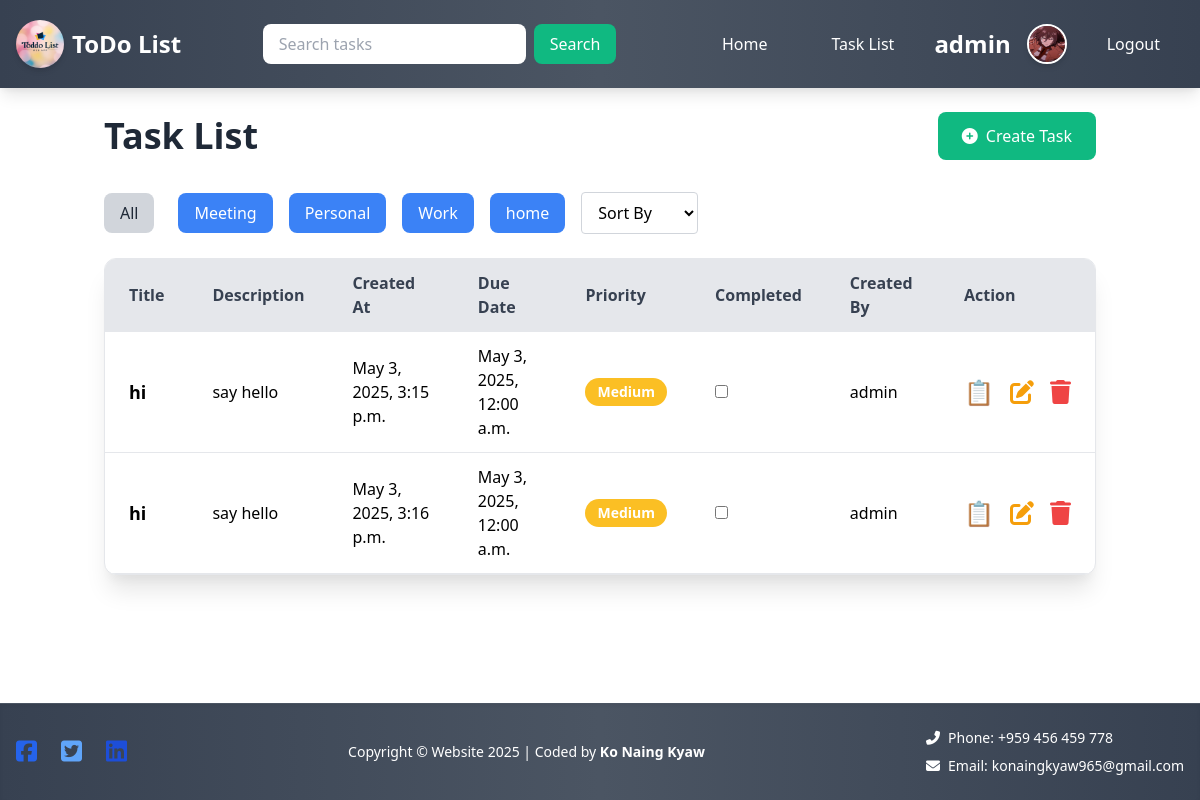
Page /task_list/?category=2 (signed in) on the earlier database version.
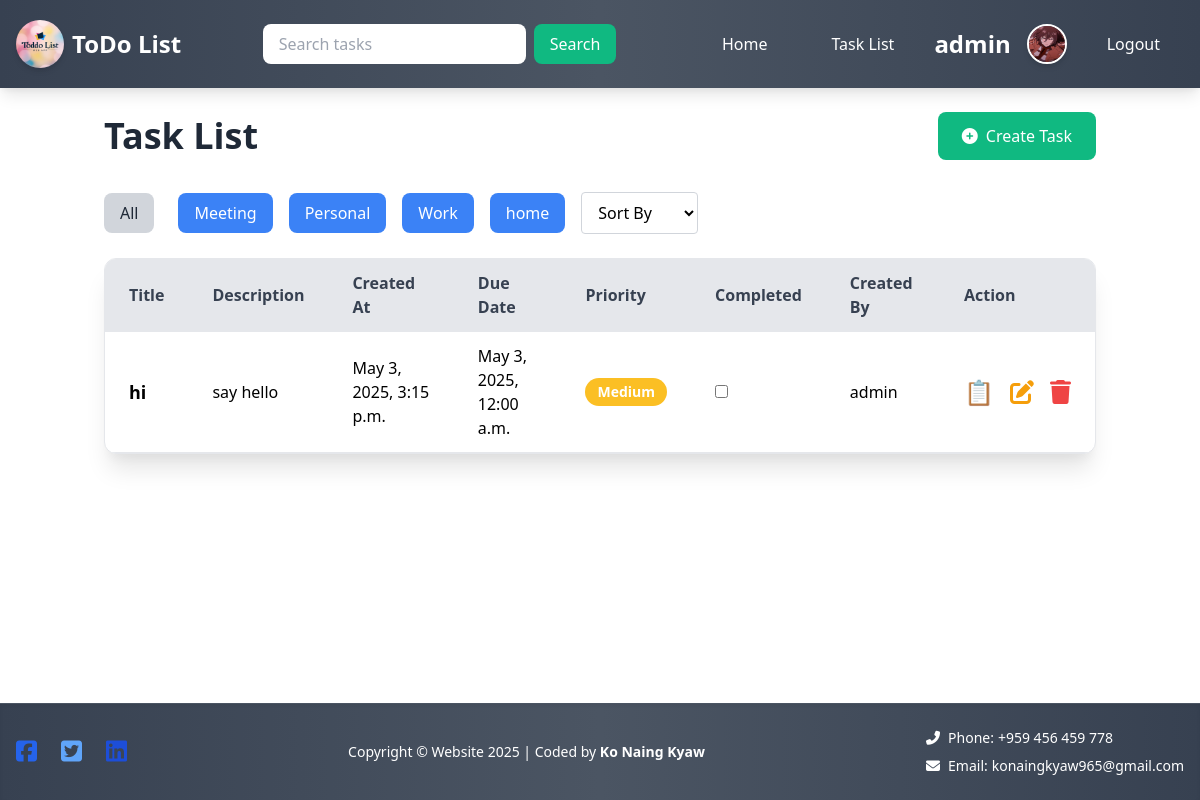
Same page on the later database version.
### myapp/models.py (models this page shows, shortened)
class Category(models.Model):
    name = models.CharField(max_length=100)
    user = models.ForeignKey(User, on_delete=models.CASCADE)
    class Meta:
        unique_together = ('user', 'name')

class Task(models.Model):
    PRIORITY_CHOICES = [
        ('High', 'High'),
        ('Medium', 'Medium'),
        ('Low', 'Low'),
    ]
    RECURRENCE_CHOICES = [
        ('none', 'None'),
        ('daily', 'Daily'),
        ('weekly', 'Weekly'),
        ('monthly', 'Monthly'),
    ]
    user = models.ForeignKey(User, on_delete=models.CASCADE, null=True)
    shared_users = models.ManyToManyField(User, related_name='shared_tasks', blank=True)
    title = models.CharField(max_length=200)
    description = models.TextField(blank=True, null=True)
    created_at = models.DateTimeField(auto_now_add=True)
    due_date = models.DateTimeField(null=True, blank=True)
    is_completed = models.BooleanField(default=False)
    category = models.ForeignKey(
        Category,
        on_delete=models.SET_NULL,
        null=True,
        blank=True
    )
    priority = models.CharField(max_length=10, choices=PRIORITY_CHOICES, default='Medium')
    reminder = models.DateTimeField(null=True, blank=True)
    recurrence = models.CharField(max_length=10, choices=RECURRENCE_CHOICES, default='none')
    parent_task = models.ForeignKey('self', on_delete=models.CASCADE, null=True, blank=True, related_name='subtasks')

### myapp/views.py (the view)
# urls.py: path("task_list/", views.task_list, name="task_list"),  # Root URL is now task_list
def task_list(request):
    if not request.user.is_authenticated:
        return redirect("login")
    category_id = request.GET.get("category")
    sort_by = request.GET.get("sort_by")
    if category_id:
        tasks = Task.objects.filter(
            (models.Q(user=request.user) | models.Q(shared_users=request.user)),
            category_id=category_id
        ).distinct()
    else:
        tasks = Task.objects.filter(
            models.Q(user=request.user) | models.Q(shared_users=request.user)
        ).distinct()
    if sort_by == "priority":
        tasks = tasks.order_by('priority')
    elif sort_by == "due_date":
        tasks = tasks.order_by('due_date')
    else:
        tasks = tasks.order_by('created_at')
    categories = Category.objects.filter(user=request.user)
    if not tasks.exists():
        messages.info(request, "You have no tasks available. Please create a task.")
    return render(request, 'task_list.html', {
        'tasks': tasks,
        'categories': categories,
        'sort_by': sort_by,
    })

### myapp/context_processors.py (called while the page is built)
def profile_context(request):
    if request.user.is_authenticated:
        try:
            profile = Profile.objects.get(user=request.user)
        except Profile.DoesNotExist:
            profile = None
    else:
        profile = None
    return {'profile': profile}

### myapp/templates/task_list.html (shortened to what the changed rows need)
{% extends 'base.html' %}
{% block body %}
  {% load static %}
  <br />
  <div class="container mx-auto px-4">
    {% if user.is_authenticated %}
      <div class="flex justify-between items-center mb-8">
        <h1 class="text-4xl font-semibold text-gray-800 dark:text-white">
          Task List
        </h1>
      </div>
<div class="mb-6 flex items-center space-x-4">
  <a href="{% url 'task_list' %}" class="bg-gray-300 text-gray-800 px-4 py-2 rounded-lg mr-2 hover:bg-gray-400">
    All
  </a>
  {% for cat in categories %}
    <a href="{% url 'task_list' %}?category={{ cat.id }}" class="bg-blue-500 text-white px-4 py-2 rounded-lg mr-2 hover:bg-blue-600">
      {{ cat.name }}
    </a>
  {% endfor %}
  <select id="sort_by" name="sort_by" class="ml-auto bg-white border border-gray-300 rounded px-3 py-2 focus:outline-none focus:ring-2 focus:ring-blue-500">
    <option value="">Sort By</option>
  </select>
</div>
      <div class="overflow-x-auto bg-white dark:bg-gray-800 shadow-xl rounded-xl border border-gray-200 dark:border-gray-700">
        <table id="task-list" class="min-w-full table-auto rounded-lg overflow-hidden">
          <thead>
            <tr class="bg-gray-200 dark:bg-gray-700 text-gray-700 dark:text-white">
              <th class="py-3 px-6 text-left border-b" data-label="Title">Title</th>
              <th class="py-3 px-6 text-left border-b" data-label="Description">Description</th>
              <th class="py-3 px-6 text-left border-b" data-label="Created At">Created At</th>
              <th class="py-3 px-6 text-left border-b" data-label="Due Date">Due Date</th>
              <th class="py-3 px-6 text-left border-b" data-label="Priority">Priority</th>
              <th class="py-3 px-6 text-left border-b" data-label="Completed">Completed</th>
              <th class="py-3 px-6 text-left border-b" data-label="Created By">Created By</th>
              <th class="py-3 px-6 text-left border-b" data-label="Action">Action</th>
            </tr>
          </thead>
          <tbody>
          {% if tasks %}
            {% for task in tasks %}
              <tr class="task-item border-b hover:bg-gray-50 dark:hover:bg-gray-700" draggable="true">
                <td class="py-3 px-6 text-lg font-semibold" data-label="Title">{{ task.title }}</td>
                <td class="py-3 px-6" data-label="Description">{{ task.description }}</td>
                <td class="py-3 px-6" data-label="Created At">{{ task.created_at|date:"F j, Y, g:i a" }}</td>
                <td class="py-3 px-6" data-label="Due Date">{{ task.due_date|date:"F j, Y, g:i a" }}</td>
                <td class="py-3 px-6" data-label="Priority">
                  {% if task.priority == "High" %}
                    <span class="inline-block bg-red-500 text-white px-3 py-1 rounded-full text-sm font-semibold">High</span>
                  {% elif task.priority == "Medium" %}
                    <span class="inline-block bg-yellow-400 text-white px-3 py-1 rounded-full text-sm font-semibold">Medium</span>
                  {% else %}
                    <span class="inline-block bg-green-500 text-white px-3 py-1 rounded-full text-sm font-semibold">Low</span>
                  {% endif %}
                </td>
                <td class="py-3 px-6" data-label="Completed">
                  {% if task.user == request.user %}
                    <input type="checkbox" class="task-completed-checkbox" data-task-id="{{ task.id }}" {% if task.is_completed %}checked{% endif %}>
                  {% else %}
                    {% if task.is_completed %}
                      <span class="inline-block bg-green-600 text-white px-3 py-1 rounded-full text-sm font-semibold">Yes</span>
                    {% else %}
                      <span class="inline-block bg-gray-400 text-white px-3 py-1 rounded-full text-sm font-semibold">No</span>
                    {% endif %}
                  {% endif %}
                </td>
                <td class="py-3 px-6" data-label="Created By">{{ task.user.username }}</td>
                <td class="py-3 px-6" data-label="Action">
                  <div class="flex items-center space-x-4 text-2xl">
                    <a href="{% url 'task_detail' task.id %}" class="text-blue-500 hover:underline">📋</a>
                    <a href="{% url 'task_update' task.id %}" class="text-yellow-500 hover:underline"><i class="fa-solid fa-pen-to-square"></i></a>
                    {% if task.user == request.user %}
                      <form action="{% url 'delete_task' task.id %}" method="post" class="inline-block">
                        <button type="submit" class="text-red-500 hover:underline bg-transparent border-none"><i class="fa-solid fa-trash"></i></button>
                      </form>
                    {% endif %}
                  </div>
                </td>
              </tr>
            {% endfor %}
          {% else %}
            <tr>
              <td colspan="8" class="text-center py-4">No tasks available.</td>
            </tr>
          {% endif %}
        </tbody>
      </table>
      </div>
    {% endif %}
  </div>
  <br><br>
{% endblock %}

Differences in the rows shown:
removed Task: title "hi", description "say hello", created_at "May 3, 2025, 3:16 p.m.", due_date "May 3, 2025, 12:00 a.m.", priority "Medium", user.username "admin"
